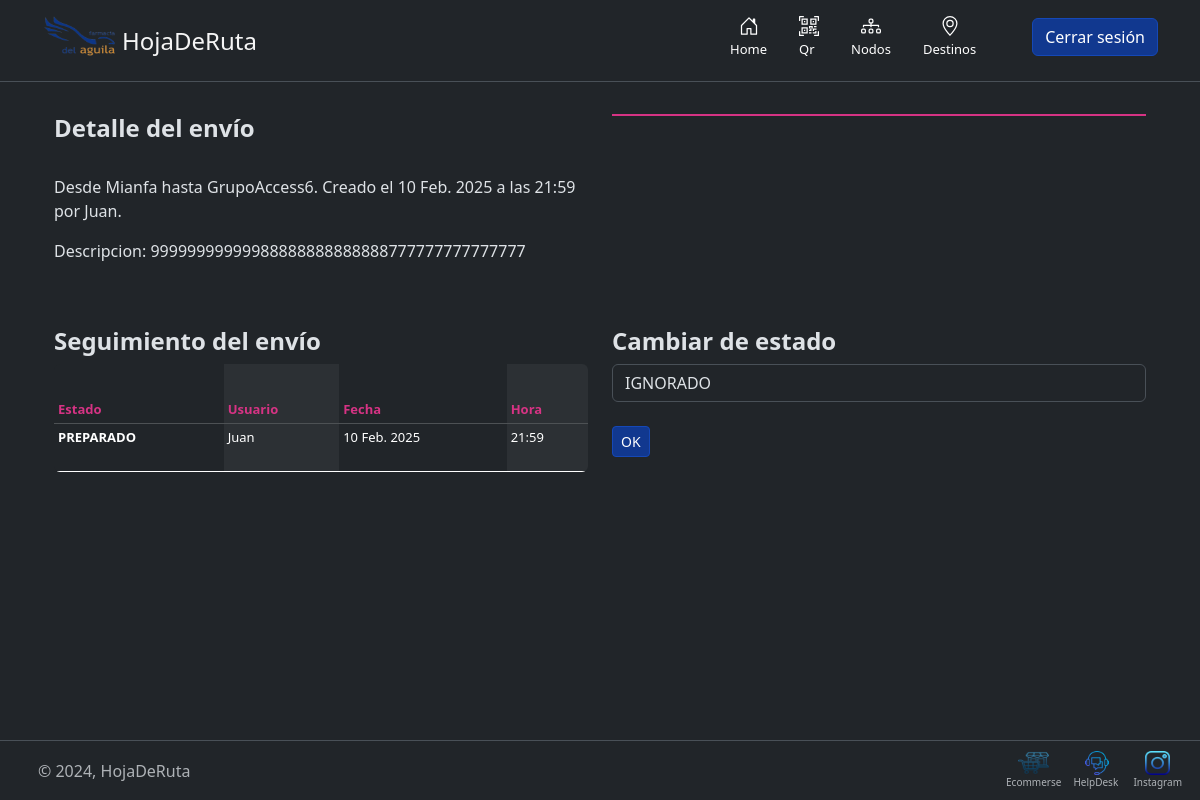
The app's page /46/ver (signed in), older data.
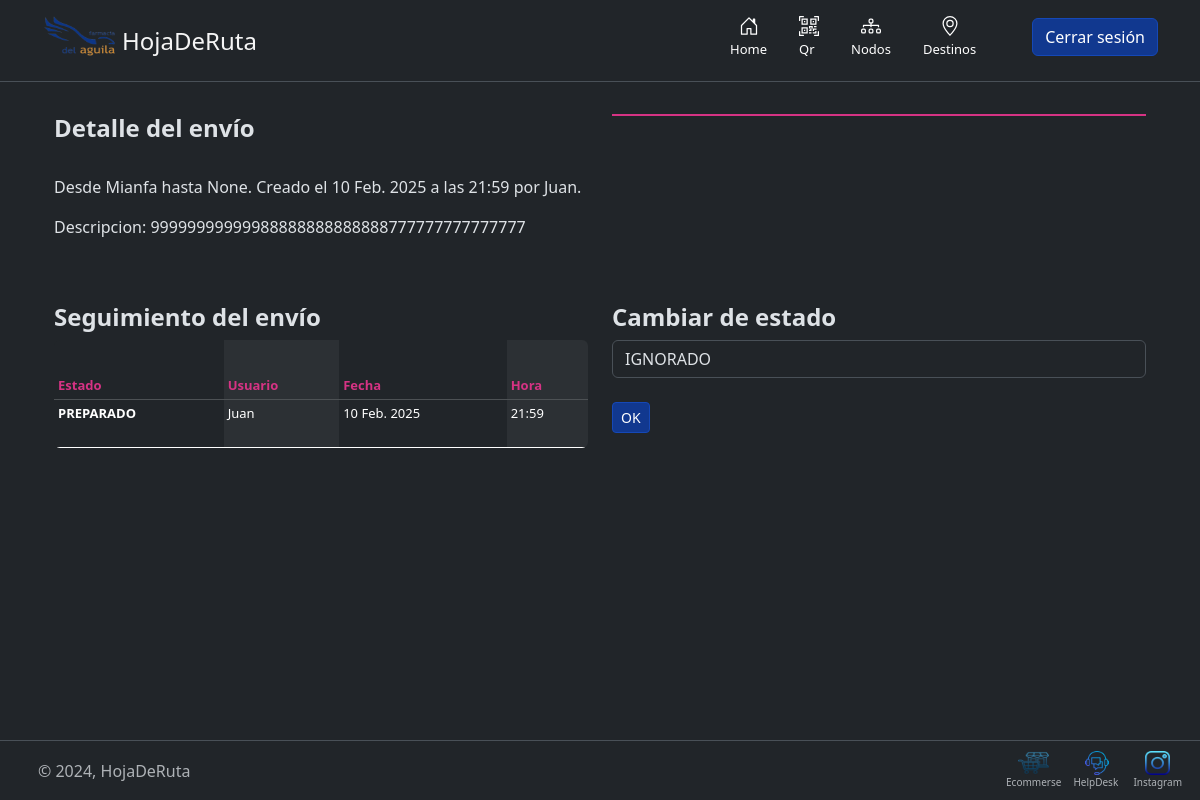
The same page, newer data.
### hojaderuta/models.py (models this page shows, shortened)
class Envio(models.Model):
    usuario= models.ForeignKey(User, on_delete=models.SET_NULL, null= True)
    origen = models.ForeignKey(Nodo, related_name='origen', on_delete=models.SET_NULL, null= True, blank= True)
    otro_origen = models.ForeignKey(Destino, related_name='otro_origen', on_delete=models.SET_NULL, null= True, blank= True)
    estado = models.ForeignKey(Estado, on_delete=models.SET_NULL, null= True,)
    destino = models.ForeignKey(Nodo, related_name= 'destino', on_delete=models.SET_NULL, null= True, blank= True)
    otro_destino = models.ForeignKey(Destino, related_name='otro_destino',  on_delete= models.SET_NULL, null= True, blank= True)
    descripcion = models.TextField(max_length=1000, help_text="Ingrese una breve descripción del envío.", null= False)
    fecha = models.DateField("Fecha de Creacion", null= True, blank=True, default= datetime.today().strftime("%Y-%m-%d"))
    hora = models.TimeField("Hora de Creacion", null= True, blank=True, default= time.strftime("%H:%M:%S", time.localtime()))
    class Meta:
        ordering = ["-id"]

### nodos/models.py (models this page shows, shortened)
class Destino(models.Model):
    nombre  = models.CharField(max_length=30)
    calle = models.CharField(max_length=30, blank= True)
    numero = models.IntegerField(null= False)
    localidad = models.CharField(max_length=30, blank= True)
    NumTelefonoRegex = RegexValidator(regex=r"^\+?1?\d{8,15}$")
    telefono = models.CharField(validators=[NumTelefonoRegex], max_length=16, unique=True)
    maps = models.TextField(max_length=1000, blank=True, null=True)
    estado = models.ForeignKey(Estado, on_delete= models.SET_NULL, null= True)
    def __str__(self):
        return self.nombre

class Nodo(models.Model):
    nombre  = models.CharField(max_length=30)
    calle = models.CharField(max_length=30)
    numero = models.IntegerField(null= False)
    localidad = models.CharField(max_length=30)
    NumTelefonoRegex = RegexValidator(regex=r"^\+?1?\d{8,15}$")
    telefono = models.CharField(validators=[NumTelefonoRegex], max_length=16, unique=True)
    maps = models.TextField(max_length=1000, blank=True, null=True)
    estado = models.ForeignKey(Estado, on_delete= models.SET_NULL, null= True)
    def __str__(self):
        return self.nombre

### hojaderuta/views.py (the view)
# urls.py: path('<int:envio_id>/ver', usuario.ver_envio, name = 'ver_envio'),
    def ver_envio(self, request, envio_id):
        try:
            self.obtener_nodos(request)
            envio = self.envio.get(id = envio_id)
            if request.method == "POST":
                estado = request.POST.get("estado")
                envio.estado = self.estado.get( id= estado )
                envio.save()
            self.params['envio'] = envio
            return render( request, 'hojaderuta/detalle_envio.html', self.params )
        except:
            raise Http404

### hojaderuta/forms.py (shortened to what this page needs)
class EnvioForm(forms.ModelForm):
    class Meta:
        model = Envio
        widgets = {
            'origen': forms.Select(attrs={'class': 'form-select'}),
            'destino': forms.Select(attrs={'class': 'form-select'}),
            'descripcion': forms.Textarea(attrs={'class': 'form-control', 'style': 'height: 206px;'}),
        }
        fields = ['origen', 'destino' ,'descripcion']

### estados/models.py (called while the page is built)
    def __str__(self):
        return '%s' %self.nombre

### farmacia/models.py (called while the page is built)
    def obtener_nodos(self, request):
        try:
            perfil = self.perfil.get( usuario = request.user)
            self.params['perfil'] = perfil
            self.params['nodos_perfil'] = perfil.nodos.all()
        except:
            self.params['perfil'] = []
            self.params['nodos_perfil'] = []

### hojaderuta/templatetags/mi_templatetag.py (called while the page is built)
@register.filter(name= 'ver_destino')
def ver_destino(envio):
    if envio.destino == None:
        return envio.otro_destino
    else:
        return envio.destino

### templates/hojaderuta/detalle_envio.html (shortened to what this page needs)
{% extends "layout.html" %}
{% load static %}
{% load mi_templatetag %}
{% load qr_code %}
{% block content %}
<div class="container">
    <br>
    <div class="row">
        <div class="col-xl-6 col-md-6 col-sm-12 col-xxl-6">
            <h4>
                <b>Detalle del envío</b>
            </h4>
            <br>
            <p>
                Desde {{ envio.origen }} hasta {{ envio|ver_destino }}. Creado el {{ envio.fecha }} a
                las {{ envio.hora }} por {{ envio.usuario }}.
            </p>
            <p>Descripcion: {{ envio.descripcion }}</p>
        </div>
        <div class="col-xl-6 col-md-6 col-sm-12 col-xxl-6">
            <div style="border: 1px solid #d63384;">
            </div>
        </div>
    </div>
    <br>
    <br>
    <div class="row">
        <div class="col-xl-6 col-md-6 col-sm-12 col-xxl-6">
            <h4>
                <b>Seguimiento del envío</b>
            </h4>
            <div class="table-responsive">
                <table class="table table-striped-columns table-dark table-sm">
                    <thead>
                        <tr>
                        <th style="color: #d63384;font-size: small" scope="col">Estado</th>
                        <th style="color: #d63384;font-size: small" scope="col">Usuario</th>
                        <th style="color: #d63384;font-size: small" scope="col">Fecha
                        <th style="color: #d63384;font-size: small" scope="col">Hora</th>
                        </tr>
                    </thead>
                    <tbody>
                        {% for seguimiento in envio.seguimientodeenvio_set.all %}
                        <tr>
                            <th scope="row">{{seguimiento.estado}}</th>
                            <td>{{seguimiento.usuario}}</td>
                            <td>{{ seguimiento.fecha_de_modificacion }}</td>
                            <td>{{ seguimiento.hora_de_modificacion }}</td>
                        </tr>
                        {% endfor %}
                    </tbody>
                </table>
            </div>
        </div>
        <div class="col-xl-6 col-md-6 col-sm-12 col-xxl-6">
            <h4>
                <b>Cambiar de estado</b>
            </h4>
            <form method="post" action="">
                {{ envio|cambio_estado:nodos_perfil }}
            </form>
        </div>
    </div>
</div>
{% endblock %}

Row changes from the older to the newer data that the page shows:
changed Envio "IGNORADO": destino+otro_destino "GrupoAccess6" → "None"
